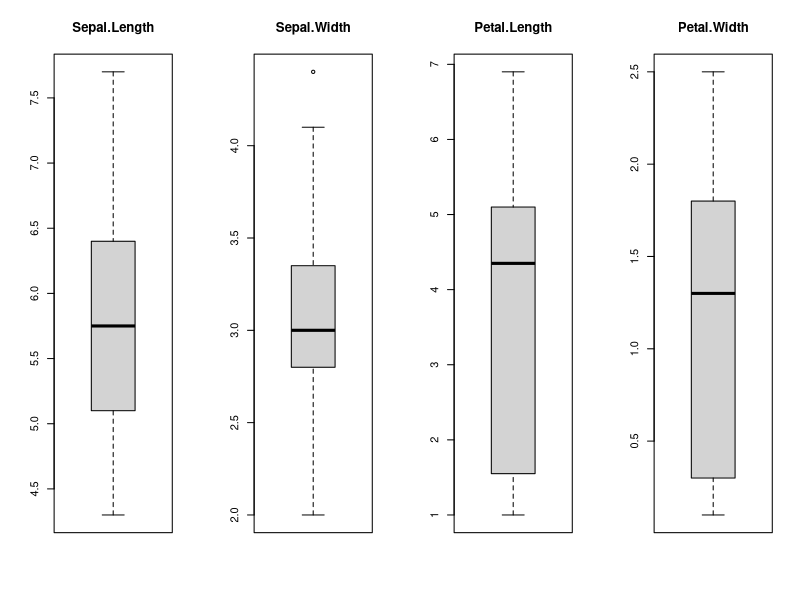
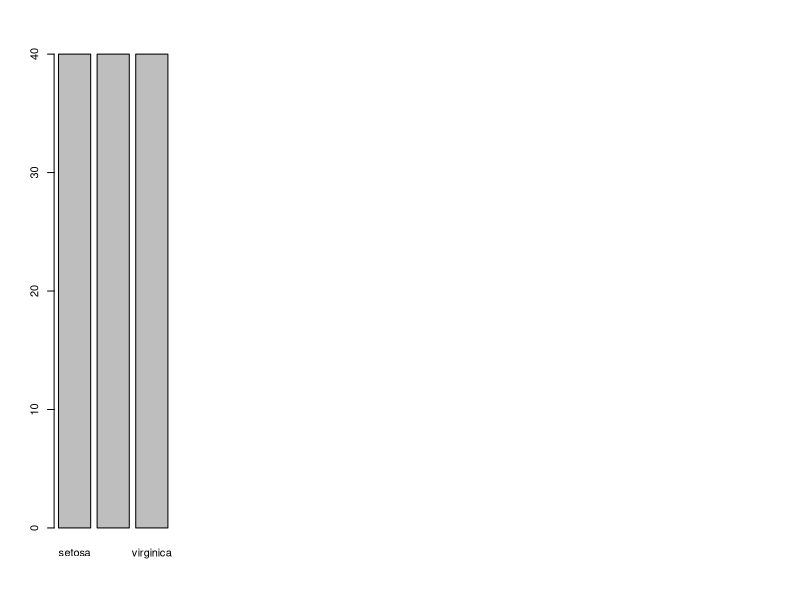
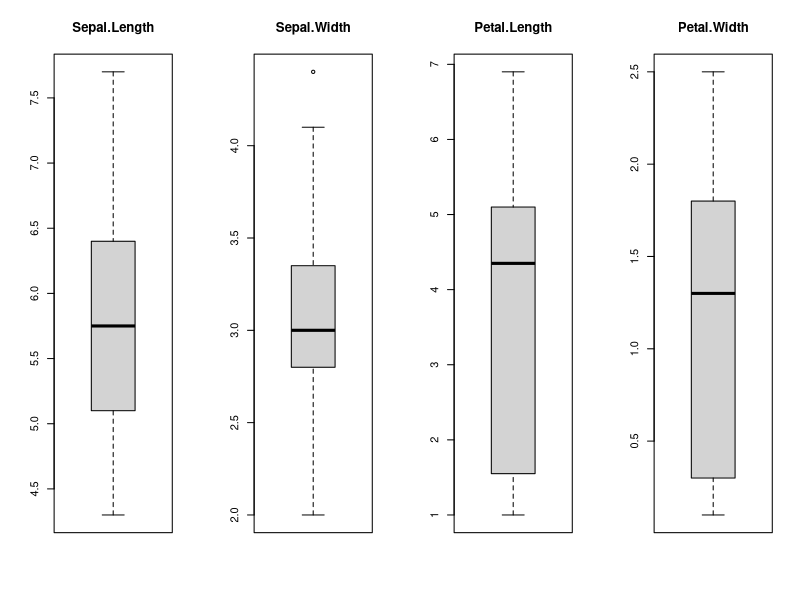
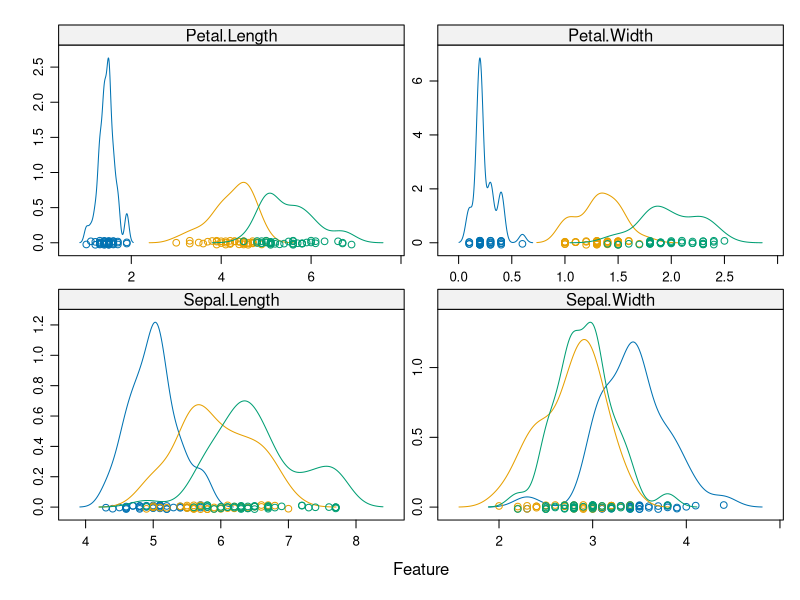

Source code (R) for these figures, in order: (Note: this script raises an error after producing the figures.)
library(caret)
data(iris)
dataset<-iris

validation_index <- createDataPartition(dataset$Species, p=0.80, list=FALSE)
# select 20% of the data for validation
validation <- dataset[-validation_index,]
# use the remaining 80% of data to training and testing the models
dataset <- dataset[validation_index,]
dim(dataset)
sapply(dataset, class)
head(dataset)

# summarize the class distribution
percentage <- prop.table(table(dataset$Species)) * 100
cbind(freq=table(dataset$Species), percentage=percentage)

summary(dataset)


x <- dataset[,1:4]
y <- dataset[,5]
#Given that the input variables are numeric, we can create box and whisker plots of each.


# boxplot for each attribute on one image
par(mfrow=c(1,4))
for(i in 1:4) {
  boxplot(x[,i], main=names(iris)[i])
}

plot(y)

x <- dataset[,1:4]
y <- dataset[,5]
#Given that the input variables are numeric, we can create box and whisker plots of each.


# boxplot for each attribute on one image
par(mfrow=c(1,4))
for(i in 1:4) {
  boxplot(x[,i], main=names(iris)[i])
}


# density plots for each attribute by class value
scales <- list(x=list(relation="free"), y=list(relation="free"))
featurePlot(x=x, y=y, plot="density", scales=scales)

# Run algorithms using 10-fold cross validation
control <- trainControl(method="cv", number=10)
metric <- "Accuracy"


#building models
# a) linear algorithms
set.seed(7)
fit.lda <- train(Species~., data=dataset, method="lda", metric=metric, trControl=control)


# b) nonlinear algorithms
# CART
set.seed(7)
fit.cart <- train(Species~., data=dataset, method="rpart", metric=metric, trControl=control)

# kNN
set.seed(7)
fit.knn <- train(Species~., data=dataset, method="knn", metric=metric, trControl=control)
# c) advanced algorithms
# SVM
set.seed(7)
fit.svm <- train(Species~., data=dataset, method="svmRadial", metric=metric, trControl=control)
# Random Forest
set.seed(7)
fit.rf <- train(Species~., data=dataset, method="rf", metric=metric, trControl=control)
# summarize accuracy of models
results <- resamples(list(lda=fit.lda, cart=fit.cart, knn=fit.knn, svm=fit.svm, rf=fit.rf))
summary(results)

# compare accuracy of models
dotplot(results)

# summarize Best Model
print(fit.lda)

# estimate skill of LDA on the validation dataset
predictions <- predict(fit.lda, validation)
confusionMatrix(predictions, validation$Species)
